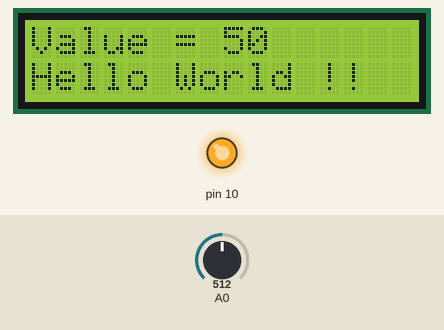
This sketch was run on a simulated Arduino Uno, built with avr-gcc and run on an emulated ATmega328P. Shown: 16×2 character LCD, output pins drawn as LEDs (lit = HIGH). The test bench sets the inputs (shaded band); at power-on: A0 = 512. What the sketch prints to the serial monitor is not drawn.

Above: at 1.2 s.
1.3 s: A0 set to 716
At 2.4 s:
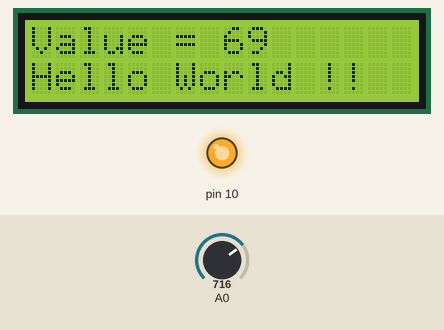
3.5 s: A0 set to 900
At 4.4 s:
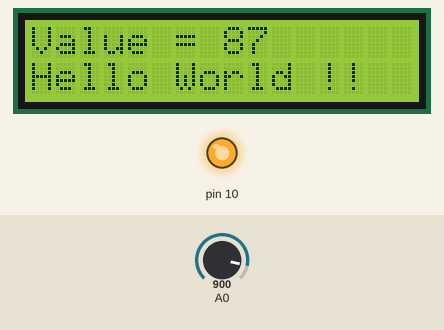
5.5 s: A0 set to 1023
At 6.4 s:
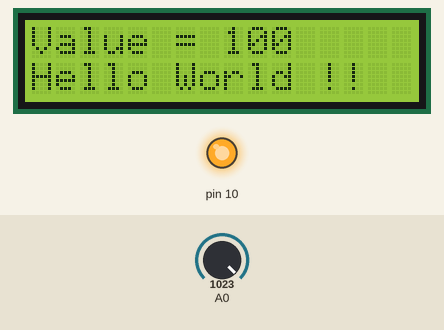
Timing chart, 0 to 8.5 s (numbered marks = the images above; inputs shaded):
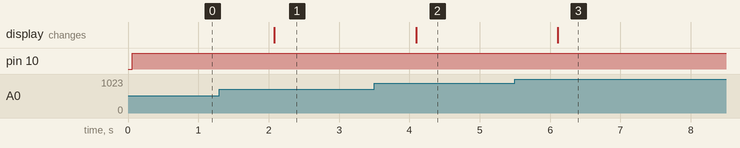

The sketch:

mq-2_lcd.ino
```cpp
#include <LiquidCrystal.h>
LiquidCrystal lcd(8,9,4,5,6,7);

int sensorValue = 0;        // value read from the pot
int outputValue = 0;        // value output to the PWM (analog out)

void setup() {
  // put your setup code here, to run once:
    Serial.begin(9600);

  pinMode(10,OUTPUT);
  lcd.begin(16,2);

}

void loop() {
  // put your main code here, to run repeatedly:

     digitalWrite(10,HIGH);

     lcd.clear();
     lcd.setCursor(0,1);
     lcd.print("Hello World !!");

     sensorValue = analogRead(A0);
     outputValue = map(sensorValue, 0, 1023, 0, 100);

  Serial.print("sensor = " );
  Serial.print(sensorValue);
  Serial.print("\t output = ");
  Serial.println(outputValue);

     lcd.setCursor(0,0);
     lcd.print("Value = ");
     lcd.print(outputValue);
     delay(1000);

/*
  for(int i=0;i<=9;i++)
  {
    for(int j=0;j<16;j++)
    {
    lcd.setCursor(j,0);
    lcd.print(i);
    delay (200);
    lcd.setCursor(j,0);
    lcd.print(" ");
    }
  }
*/
}
```

Measured:
- after the input at 1.3 s, the display: changes after 0.78 s (image 1)
- after the input at 3.5 s, the display: changes after 0.59 s (image 2)
- after the input at 5.5 s, the display: changes after 0.61 s (image 3)
